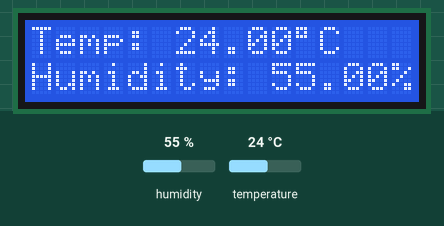
This sketch was run on a simulated Arduino Uno, built with avr-gcc and run on an emulated ATmega328P. On the bench: 16×2 character LCD. The test bench sets the inputs (shaded band); at power-on: humidity 55 %, temperature 24 °C.

Above: at 2.2 s.
2.3 s: humidity set to 22 %
At 4.2 s:
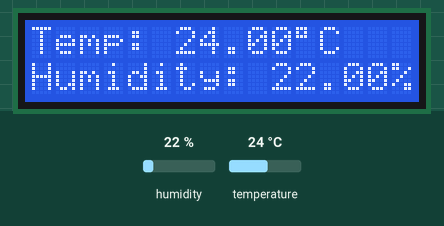
4.6 s: temperature set to 12 °C
At 6.4 s:
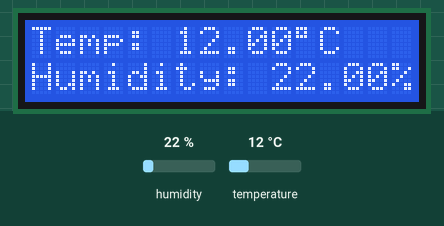
6.7 s: humidity set to 40 %
At 7.8 s:
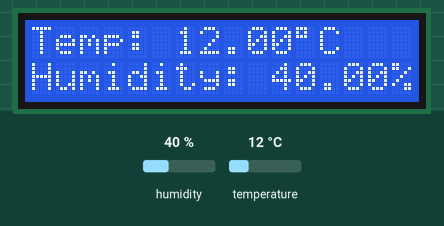
8.7 s: temperature set to 19 °C
At 10.1 s:
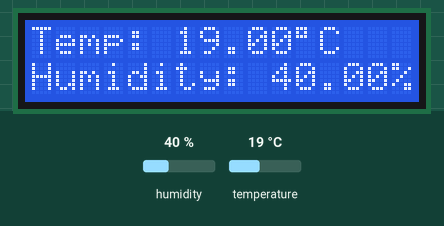
Timing chart, 0 to 11.7 s (numbered marks = the images above; inputs shaded):
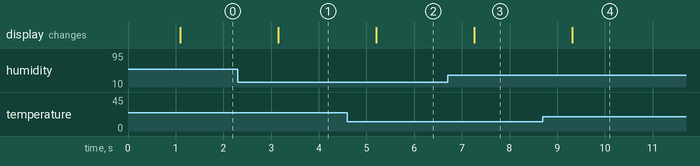

Measured:
- after the input at 2.3 s, the display: changes after 0.85 s (image 1)
- after the input at 4.6 s, the display: changes after 0.61 s (image 2)
- after the input at 6.7 s, the display: changes after 0.56 s (image 3)
- after the input at 8.7 s, the display: changes after 0.62 s (image 4)

The sketch:

DHT11_with_LCD_Display.ino
```cpp
#include <dht.h>
#include <LiquidCrystal.h>

dht DHT;
#define DHT11_PIN 3
LiquidCrystal lcd(12, 11, 5, 4, 3, 2);

void setup() {
  lcd.begin(16, 2);
  lcd.print("DHT11 Example");
  delay(1000);
  lcd.clear();
}

void loop() {
  int chk = DHT.read11(DHT11_PIN);
  float humidity = DHT.humidity;
  float temperature = DHT.temperature;

  lcd.setCursor(0, 0);
  lcd.print("Temp: ");
  lcd.print(temperature);
  lcd.print((char)223);
  lcd.print("C");

  lcd.setCursor(0, 1);
  lcd.print("Humidity: ");
  lcd.print(humidity);
  lcd.print("%");

  delay(1000);
}
```
